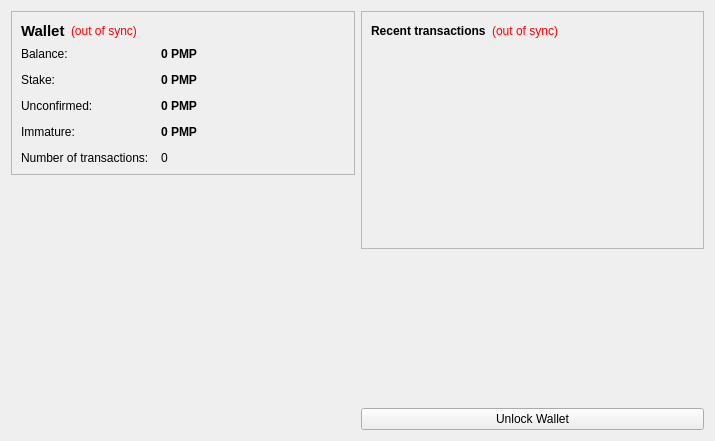
<?xml version="1.0" encoding="UTF-8"?>
<ui version="4.0">
 <class>OverviewPage</class>
 <widget class="QWidget" name="OverviewPage">
  <property name="geometry">
   <rect>
    <x>0</x>
    <y>0</y>
    <width>715</width>
    <height>441</height>
   </rect>
  </property>
  <property name="windowTitle">
   <string>Form</string>
  </property>
  <layout class="QHBoxLayout" name="horizontalLayout" stretch="1,1">
   <item>
    <layout class="QVBoxLayout" name="verticalLayout_2">
     <item>
      <widget class="QFrame" name="frame">
       <property name="frameShape">
        <enum>QFrame::StyledPanel</enum>
       </property>
       <property name="frameShadow">
        <enum>QFrame::Raised</enum>
       </property>
       <layout class="QVBoxLayout" name="verticalLayout_4">
        <item>
         <layout class="QHBoxLayout" name="horizontalLayout_4">
          <item>
           <widget class="QLabel" name="label_5">
            <property name="font">
             <font>
              <pointsize>11</pointsize>
              <weight>75</weight>
              <bold>true</bold>
             </font>
            </property>
            <property name="text">
             <string>Wallet</string>
            </property>
           </widget>
          </item>
          <item>
           <widget class="QLabel" name="labelWalletStatus">
            <property name="toolTip">
             <string>The displayed information may be out of date. Your wallet automatically synchronizes with the PreminePlus network after a connection is established, but this process has not completed yet.</string>
            </property>
            <property name="styleSheet">
             <string notr="true">QLabel { color: red; }</string>
            </property>
            <property name="text">
             <string notr="true">(out of sync)</string>
            </property>
            <property name="alignment">
             <set>Qt::AlignLeading|Qt::AlignLeft|Qt::AlignVCenter</set>
            </property>
           </widget>
          </item>
          <item>
           <spacer name="horizontalSpacer_2">
            <property name="orientation">
             <enum>Qt::Horizontal</enum>
            </property>
            <property name="sizeHint" stdset="0">
             <size>
              <width>40</width>
              <height>20</height>
             </size>
            </property>
           </spacer>
          </item>
         </layout>
        </item>
        <item>
         <layout class="QFormLayout" name="formLayout_2">
          <property name="fieldGrowthPolicy">
           <enum>QFormLayout::AllNonFixedFieldsGrow</enum>
          </property>
          <property name="horizontalSpacing">
           <number>12</number>
          </property>
          <property name="verticalSpacing">
           <number>12</number>
          </property>
          <item row="0" column="0">
           <widget class="QLabel" name="label">
            <property name="text">
             <string>Balance:</string>
            </property>
           </widget>
          </item>
          <item row="0" column="1">
           <widget class="QLabel" name="labelBalance">
            <property name="font">
             <font>
              <weight>75</weight>
              <bold>true</bold>
             </font>
            </property>
            <property name="cursor">
             <cursorShape>IBeamCursor</cursorShape>
            </property>
            <property name="toolTip">
             <string>Your current balance</string>
            </property>
            <property name="text">
             <string notr="true">0 PMP</string>
            </property>
            <property name="textInteractionFlags">
             <set>Qt::LinksAccessibleByMouse|Qt::TextSelectableByKeyboard|Qt::TextSelectableByMouse</set>
            </property>
           </widget>
          </item>
          <item row="1" column="0">
           <widget class="QLabel" name="label_6">
            <property name="text">
             <string>Stake:</string>
            </property>
           </widget>
          </item>
          <item row="1" column="1">
           <widget class="QLabel" name="labelStake">
            <property name="font">
             <font>
              <weight>75</weight>
              <bold>true</bold>
             </font>
            </property>
            <property name="cursor">
             <cursorShape>IBeamCursor</cursorShape>
            </property>
            <property name="toolTip">
             <string>Total of coins that was staked, and do not yet count toward the current balance</string>
            </property>
            <property name="text">
             <string notr="true">0 PMP</string>
            </property>
            <property name="textInteractionFlags">
             <set>Qt::LinksAccessibleByMouse|Qt::TextSelectableByKeyboard|Qt::TextSelectableByMouse</set>
            </property>
           </widget>
          </item>
          <item row="2" column="0">
           <widget class="QLabel" name="label_3">
            <property name="text">
             <string>Unconfirmed:</string>
            </property>
           </widget>
          </item>
          <item row="2" column="1">
           <widget class="QLabel" name="labelUnconfirmed">
            <property name="font">
             <font>
              <weight>75</weight>
              <bold>true</bold>
             </font>
            </property>
            <property name="cursor">
             <cursorShape>IBeamCursor</cursorShape>
            </property>
            <property name="toolTip">
             <string>Total of transactions that have yet to be confirmed, and do not yet count toward the current balance</string>
            </property>
            <property name="text">
             <string notr="true">0 PMP</string>
            </property>
            <property name="textInteractionFlags">
             <set>Qt::LinksAccessibleByMouse|Qt::TextSelectableByKeyboard|Qt::TextSelectableByMouse</set>
            </property>
           </widget>
          </item>
          <item row="3" column="0">
           <widget class="QLabel" name="labelImmatureText">
            <property name="text">
             <string>Immature:</string>
            </property>
           </widget>
          </item>
          <item row="3" column="1">
           <widget class="QLabel" name="labelImmature">
            <property name="font">
             <font>
              <weight>75</weight>
              <bold>true</bold>
             </font>
            </property>
            <property name="toolTip">
             <string>Mined balance that has not yet matured</string>
            </property>
            <property name="text">
             <string notr="true">0 PMP</string>
            </property>
            <property name="textInteractionFlags">
             <set>Qt::LinksAccessibleByMouse|Qt::TextSelectableByKeyboard|Qt::TextSelectableByMouse</set>
            </property>
           </widget>
          </item>
          <item row="4" column="0">
           <widget class="QLabel" name="label_2">
            <property name="text">
             <string>Number of transactions:</string>
            </property>
           </widget>
          </item>
          <item row="4" column="1">
           <widget class="QLabel" name="labelNumTransactions">
            <property name="toolTip">
             <string>Total number of transactions in wallet</string>
            </property>
            <property name="text">
             <string notr="true">0</string>
            </property>
           </widget>
          </item>
         </layout>
        </item>
       </layout>
      </widget>
     </item>
     <item>
      <spacer name="verticalSpacer">
       <property name="orientation">
        <enum>Qt::Vertical</enum>
       </property>
       <property name="sizeHint" stdset="0">
        <size>
         <width>20</width>
         <height>40</height>
        </size>
       </property>
      </spacer>
     </item>
     <item>
      <widget class="QLabel" name="label_6">
       <property name="text">
        <string/>
       </property>
       <property name="pixmap">
        <pixmap resource="../bitcoin.qrc">:/images/backg</pixmap>
       </property>
       <property name="scaledContents">
        <bool>false</bool>
       </property>
       <property name="alignment">
        <set>Qt::AlignCenter</set>
       </property>
       <property name="margin">
        <number>-2</number>
       </property>
      </widget>
     </item>
    </layout>
   </item>
   <item>
    <layout class="QVBoxLayout" name="verticalLayout_3">
     <item>
      <widget class="QFrame" name="frame_2">
       <property name="frameShape">
        <enum>QFrame::StyledPanel</enum>
       </property>
       <property name="frameShadow">
        <enum>QFrame::Raised</enum>
       </property>
       <layout class="QVBoxLayout" name="verticalLayout">
        <item>
         <layout class="QHBoxLayout" name="horizontalLayout_2">
          <item>
           <widget class="QLabel" name="label_4">
            <property name="text">
             <string>&lt;b&gt;Recent transactions&lt;/b&gt;</string>
            </property>
           </widget>
          </item>
          <item>
           <widget class="QLabel" name="labelTransactionsStatus">
            <property name="toolTip">
             <string>The displayed information may be out of date. Your wallet automatically synchronizes with the PreminePlus network after a connection is established, but this process has not completed yet.</string>
            </property>
            <property name="styleSheet">
             <string notr="true">QLabel { color: red; }</string>
            </property>
            <property name="text">
             <string notr="true">(out of sync)</string>
            </property>
            <property name="alignment">
             <set>Qt::AlignRight|Qt::AlignTrailing|Qt::AlignVCenter</set>
            </property>
           </widget>
          </item>
          <item>
           <spacer name="horizontalSpacer">
            <property name="orientation">
             <enum>Qt::Horizontal</enum>
            </property>
            <property name="sizeHint" stdset="0">
             <size>
              <width>40</width>
              <height>20</height>
             </size>
            </property>
           </spacer>
          </item>
         </layout>
        </item>
        <item>
         <widget class="QListView" name="listTransactions">
          <property name="styleSheet">
           <string notr="true">QListView { background: transparent; }</string>
          </property>
          <property name="frameShape">
           <enum>QFrame::NoFrame</enum>
          </property>
          <property name="verticalScrollBarPolicy">
           <enum>Qt::ScrollBarAlwaysOff</enum>
          </property>
          <property name="horizontalScrollBarPolicy">
           <enum>Qt::ScrollBarAlwaysOff</enum>
          </property>
          <property name="selectionMode">
           <enum>QAbstractItemView::NoSelection</enum>
          </property>
         </widget>
        </item>
       </layout>
      </widget>
     </item>
     <item>
      <spacer name="verticalSpacer_2">
       <property name="orientation">
        <enum>Qt::Vertical</enum>
       </property>
       <property name="sizeHint" stdset="0">
        <size>
         <width>20</width>
         <height>40</height>
        </size>
       </property>
      </spacer>
     </item>
     <item>
      <widget class="QPushButton" name="unlockWalletButton">
       <property name="text">
        <string>Unlock Wallet</string>
       </property>
      </widget>
     </item>
    </layout>
   </item>
  </layout>
 </widget>
 <resources>
  <include location="../bitcoin.qrc"/>
 </resources>
 <connections/>
</ui>
